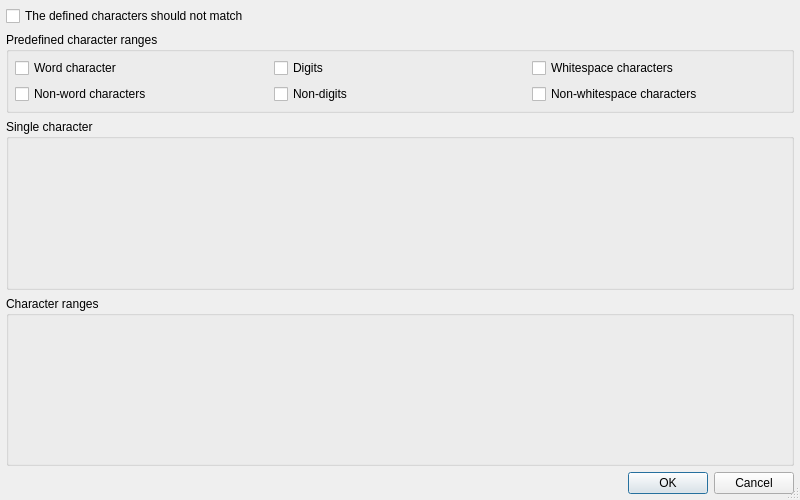
<ui version="4.0" >
 <class>QRegExpWizardCharactersDialog</class>
 <widget class="QDialog" name="QRegExpWizardCharactersDialog" >
  <property name="geometry" >
   <rect>
    <x>0</x>
    <y>0</y>
    <width>800</width>
    <height>500</height>
   </rect>
  </property>
  <property name="windowTitle" >
   <string>Editor for character sets</string>
  </property>
  <property name="sizeGripEnabled" >
   <bool>true</bool>
  </property>
  <layout class="QVBoxLayout" >
   <item>
    <widget class="QCheckBox" name="negativeCheckBox" >
     <property name="text" >
      <string>The defined characters should not match</string>
     </property>
    </widget>
   </item>
   <item>
    <widget class="QGroupBox" name="groupBox" >
     <property name="title" >
      <string>Predefined character ranges</string>
     </property>
     <layout class="QGridLayout" >
      <item row="1" column="2" >
       <widget class="QCheckBox" name="nonWhitespaceCheckBox" >
        <property name="text" >
         <string>Non-whitespace characters</string>
        </property>
       </widget>
      </item>
      <item row="1" column="1" >
       <widget class="QCheckBox" name="nonDigitsCheckBox" >
        <property name="text" >
         <string>Non-digits</string>
        </property>
       </widget>
      </item>
      <item row="0" column="2" >
       <widget class="QCheckBox" name="whitespaceCheckBox" >
        <property name="text" >
         <string>Whitespace characters</string>
        </property>
       </widget>
      </item>
      <item row="0" column="1" >
       <widget class="QCheckBox" name="digitsCheckBox" >
        <property name="text" >
         <string>Digits</string>
        </property>
       </widget>
      </item>
      <item row="1" column="0" >
       <widget class="QCheckBox" name="nonWordCharCheckBox" >
        <property name="text" >
         <string>Non-word characters</string>
        </property>
       </widget>
      </item>
      <item row="0" column="0" >
       <widget class="QCheckBox" name="wordCharCheckBox" >
        <property name="text" >
         <string>Word character</string>
        </property>
       </widget>
      </item>
     </layout>
    </widget>
   </item>
   <item>
    <widget class="QGroupBox" name="singlesBox" >
     <property name="sizePolicy" >
      <sizepolicy vsizetype="Expanding" hsizetype="Preferred" >
       <horstretch>0</horstretch>
       <verstretch>0</verstretch>
      </sizepolicy>
     </property>
     <property name="title" >
      <string>Single character</string>
     </property>
    </widget>
   </item>
   <item>
    <widget class="QGroupBox" name="rangesBox" >
     <property name="sizePolicy" >
      <sizepolicy vsizetype="Expanding" hsizetype="Preferred" >
       <horstretch>0</horstretch>
       <verstretch>0</verstretch>
      </sizepolicy>
     </property>
     <property name="title" >
      <string>Character ranges</string>
     </property>
    </widget>
   </item>
   <item>
    <widget class="QDialogButtonBox" name="buttonBox" >
     <property name="orientation" >
      <enum>Qt::Horizontal</enum>
     </property>
     <property name="standardButtons" >
      <set>QDialogButtonBox::Cancel|QDialogButtonBox::Ok</set>
     </property>
    </widget>
   </item>
  </layout>
 </widget>
 <layoutdefault spacing="6" margin="6" />
 <pixmapfunction>qPixmapFromMimeSource</pixmapfunction>
 <tabstops>
  <tabstop>negativeCheckBox</tabstop>
  <tabstop>wordCharCheckBox</tabstop>
  <tabstop>nonWordCharCheckBox</tabstop>
  <tabstop>digitsCheckBox</tabstop>
  <tabstop>nonDigitsCheckBox</tabstop>
  <tabstop>whitespaceCheckBox</tabstop>
  <tabstop>nonWhitespaceCheckBox</tabstop>
 </tabstops>
 <resources/>
 <connections>
  <connection>
   <sender>buttonBox</sender>
   <signal>accepted()</signal>
   <receiver>QRegExpWizardCharactersDialog</receiver>
   <slot>accept()</slot>
   <hints>
    <hint type="sourcelabel" >
     <x>80</x>
     <y>482</y>
    </hint>
    <hint type="destinationlabel" >
     <x>80</x>
     <y>499</y>
    </hint>
   </hints>
  </connection>
  <connection>
   <sender>buttonBox</sender>
   <signal>rejected()</signal>
   <receiver>QRegExpWizardCharactersDialog</receiver>
   <slot>reject()</slot>
   <hints>
    <hint type="sourcelabel" >
     <x>229</x>
     <y>480</y>
    </hint>
    <hint type="destinationlabel" >
     <x>229</x>
     <y>498</y>
    </hint>
   </hints>
  </connection>
 </connections>
</ui>
